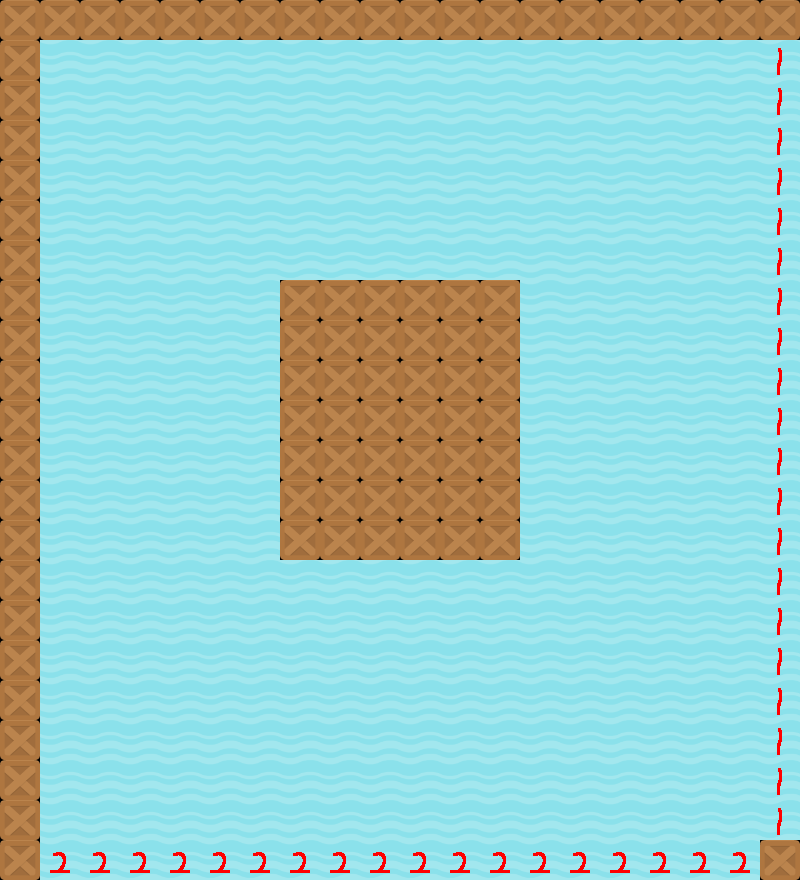

Rendered tile map (Tiled .tmx) drawn with the repository's tilesets; below, a short description and the full map source, tile grids included:
An orthogonal 20x22 tile map with 40x40 px tiles, 2 tile layers (tile_base, event).

<map version="2017.05.26" orientation="orthogonal" renderorder="right-down" width="20" height="22" tilewidth="40" tileheight="40" nextobjectid="1">
 <tileset firstgid="1" name="platformer_simpleA_sheet" tilewidth="40" tileheight="40" tilecount="64" columns="8">
  <image source="platformer_simpleA_sheet.png" width="320" height="320" />
 </tileset>
 <layer name="tile_base" width="20" height="22">
  <data encoding="csv">
2,2,2,2,2,2,2,2,2,2,2,2,2,2,2,2,2,2,2,2,
2,20,20,20,20,20,20,20,20,20,20,20,20,20,20,20,20,20,20,20,
2,20,20,20,20,20,20,20,20,20,20,20,20,20,20,20,20,20,20,20,
2,20,20,20,20,20,20,20,20,20,20,20,20,20,20,20,20,20,20,20,
2,20,20,20,20,20,20,20,20,20,20,20,20,20,20,20,20,20,20,20,
2,20,20,20,20,20,20,20,20,20,20,20,20,20,20,20,20,20,20,20,
2,20,20,20,20,20,20,20,20,20,20,20,20,20,20,20,20,20,20,20,
2,20,20,20,20,20,20,2,2,2,2,2,2,20,20,20,20,20,20,20,
2,20,20,20,20,20,20,2,2,2,2,2,2,20,20,20,20,20,20,20,
2,20,20,20,20,20,20,2,2,2,2,2,2,20,20,20,20,20,20,20,
2,20,20,20,20,20,20,2,2,2,2,2,2,20,20,20,20,20,20,20,
2,20,20,20,20,20,20,2,2,2,2,2,2,20,20,20,20,20,20,20,
2,20,20,20,20,20,20,2,2,2,2,2,2,20,20,20,20,20,20,20,
2,20,20,20,20,20,20,2,2,2,2,2,2,20,20,20,20,20,20,20,
2,20,20,20,20,20,20,20,20,20,20,20,20,20,20,20,20,20,20,20,
2,20,20,20,20,20,20,20,20,20,20,20,20,20,20,20,20,20,20,20,
2,20,20,20,20,20,20,20,20,20,20,20,20,20,20,20,20,20,20,20,
2,20,20,20,20,20,20,20,20,20,20,20,20,20,20,20,20,20,20,20,
2,20,20,20,20,20,20,20,20,20,20,20,20,20,20,20,20,20,20,20,
2,20,20,20,20,20,20,20,20,20,20,20,20,20,20,20,20,20,20,20,
2,20,20,20,20,20,20,20,20,20,20,20,20,20,20,20,20,20,20,20,
2,20,20,20,20,20,20,20,20,20,20,20,20,20,20,20,20,20,20,2
</data>
 </layer>
 <layer name="event" width="20" height="22">
  <data encoding="csv">
0,0,0,0,0,0,0,0,0,0,0,0,0,0,0,0,0,0,0,0,
0,0,0,0,0,0,0,0,0,0,0,0,0,0,0,0,0,0,0,23,
0,0,0,0,0,0,0,0,0,0,0,0,0,0,0,0,0,0,0,23,
0,0,0,0,0,0,0,0,0,0,0,0,0,0,0,0,0,0,0,23,
0,0,0,0,0,0,0,0,0,0,0,0,0,0,0,0,0,0,0,23,
0,0,0,0,0,0,0,0,0,0,0,0,0,0,0,0,0,0,0,23,
0,0,0,0,0,0,0,0,0,0,0,0,0,0,0,0,0,0,0,23,
0,0,0,0,0,0,0,0,0,0,0,0,0,0,0,0,0,0,0,23,
0,0,0,0,0,0,0,0,0,0,0,0,0,0,0,0,0,0,0,23,
0,0,0,0,0,0,0,0,0,0,0,0,0,0,0,0,0,0,0,23,
0,0,0,0,0,0,0,0,0,0,0,0,0,0,0,0,0,0,0,23,
0,0,0,0,0,0,0,0,0,0,0,0,0,0,0,0,0,0,0,23,
0,0,0,0,0,0,0,0,0,0,0,0,0,0,0,0,0,0,0,23,
0,0,0,0,0,0,0,0,0,0,0,0,0,0,0,0,0,0,0,23,
0,0,0,0,0,0,0,0,0,0,0,0,0,0,0,0,0,0,0,23,
0,0,0,0,0,0,0,0,0,0,0,0,0,0,0,0,0,0,0,23,
0,0,0,0,0,0,0,0,0,0,0,0,0,0,0,0,0,0,0,23,
0,0,0,0,0,0,0,0,0,0,0,0,0,0,0,0,0,0,0,23,
0,0,0,0,0,0,0,0,0,0,0,0,0,0,0,0,0,0,0,23,
0,0,0,0,0,0,0,0,0,0,0,0,0,0,0,0,0,0,0,23,
0,0,0,0,0,0,0,0,0,0,0,0,0,0,0,0,0,0,0,23,
0,24,24,24,24,24,24,24,24,24,24,24,24,24,24,24,24,24,24,0
</data>
 </layer>
</map>